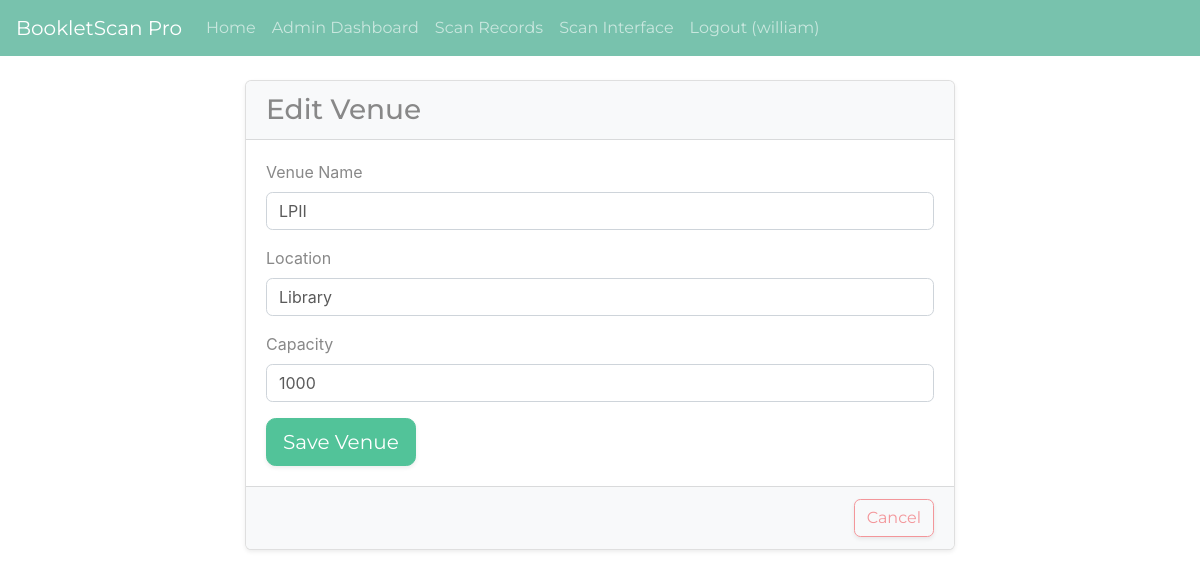
The app's page /admin/venues/1/edit (signed in) with its own data.
### Booklet_Scan/app/models.py (models this page shows, shortened)
class AdminUser(UserMixin, db.Model):
    id = db.Column(db.Integer, primary_key=True)
    username = db.Column(db.String(64), index=True, unique=True, nullable=False)
    password_hash = db.Column(db.String(256), nullable=False)

class Venue(db.Model):
    id = db.Column(db.Integer, primary_key=True)
    name = db.Column(db.String(128), unique=True, nullable=False)
    location = db.Column(db.String(256))
    capacity = db.Column(db.Integer)
    exams = db.relationship('Exam', backref='venue', lazy='dynamic')

### Booklet_Scan/app/admin/routes.py (the view, shortened to what this page needs)
@bp.route('/venues/<int:id>/edit', methods=['GET', 'POST'])
def edit_venue(id):
    venue = Venue.query.get_or_404(id)
    form = VenueForm(obj=venue)
    return render_template('admin/venue_form.html', form=form, title='Edit Venue', venue=venue)

### Booklet_Scan/app/admin/forms.py
class VenueForm(FlaskForm):
    name = StringField('Venue Name', validators=[DataRequired()])
    location = StringField('Location', validators=[Optional()])
    capacity = IntegerField('Capacity', validators=[Optional()])
    submit = SubmitField('Save Venue')

### Booklet_Scan/app/admin/routes.py (called while the page is built)
def is_admin():
    return current_user.is_authenticated and hasattr(current_user, 'username')

@bp.before_request
@login_required # Ensures user is logged in for all admin routes
def before_request():
    if not is_admin(): # Or a more specific role check if you add roles
        flash('You do not have permission to access the admin area.')
        return redirect(url_for('main.index'))

### Booklet_Scan/app/models.py (called while the page is built)
@login_manager.user_loader
def load_user(id):
    return AdminUser.query.get(int(id))

### Booklet_Scan/app/templates/admin/venue_form.html
{% extends "base.html" %}
{% import "bootstrap/wtf.html" as wtf %}
{% block app_content %}
<div class="container mt-4">
    <div class="row">
        <div class="col-md-8 offset-md-2">
            <div class="card shadow-sm">
                <div class="card-header bg-light">
                    <h3 class="mb-0">{{ title }}</h3>
                </div>
                <div class="card-body">
                    {{ wtf.quick_form(form, button_map={'submit': 'btn btn-primary btn-lg shadow-sm'}) }}
                </div>
                <div class="card-footer bg-light text-right">
                     <a href="{{ url_for('admin.list_venues') }}" class="btn btn-outline-secondary shadow-sm">Cancel</a>
                </div>
            </div>
        </div>
    </div>
</div>
{% endblock %}

### Booklet_Scan/app/templates/base.html (shortened to what this page needs)
<!doctype html>
<html lang="en">
  <head>
    <link rel="stylesheet" href="https://bootswatch.com/4/minty/bootstrap.min.css">
  </head>
  <body>
    <nav class="navbar navbar-expand-lg navbar-dark bg-primary fixed-top">
      <a class="navbar-brand" href="{{ url_for('main.index') }}">BookletScan Pro</a>
      <div class="collapse navbar-collapse" id="navbarNav">
        <ul class="navbar-nav mr-auto">
          <li class="nav-item">
            <a class="nav-link" href="{{ url_for('main.index') }}">Home</a>
          </li>
          {% if current_user.is_anonymous %}
          <li class="nav-item">
            <a class="nav-link" href="{{ url_for('auth.login') }}">Admin Login</a>
          </li>
          {% else %}
            {% if current_user.is_authenticated and current_user.username %}
            <li class="nav-item">
              <a class="nav-link" href="{{ url_for('admin.dashboard') }}">Admin Dashboard</a>
            </li>
            <li class="nav-item">
                <a class="nav-link" href="{{ url_for('admin.list_scan_records') }}">Scan Records</a>
            </li>
            {% endif %}
            <li class="nav-item">
              <a class="nav-link" href="{{ url_for('main.scan_ui') }}">Scan Interface</a>
            </li>
            <li class="nav-item">
              <a class="nav-link" href="{{ url_for('auth.logout') }}">Logout ({{ current_user.username if current_user.is_authenticated and current_user.username else 'User' }})</a>
            </li>
          {% endif %}
        </ul>
      </div>
    </nav>
    <div class="container mt-3">
        {% block app_content %}{% endblock %}
    </div>
  </body>
</html>

### Booklet_Scan/app/templates/base.html (style rules this page uses)
body { padding-top: 56px; }
.btn-primary { background-color: #52c399; border-color: #52c399; }

### records on screen
AdminUser: username "william"
Venue: name "LPII", location "Library", capacity "1000"

### other values on screen
{{ title }} "Edit Venue"
